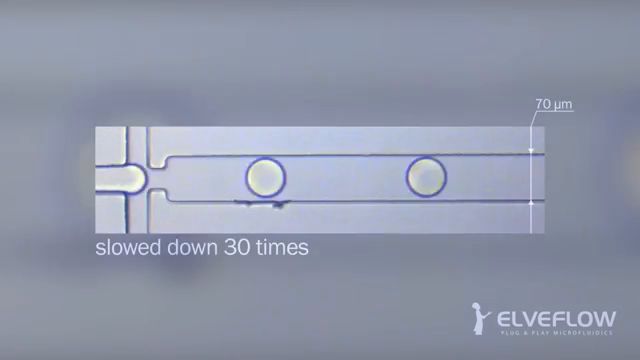
#> input picture frame 49 of example.mp4, 640 x 360 px
$ python dropletDetection.py   (older library calls are emulated)
#> lines starting #> are read from the running program, lines starting #| are printed output that depends on the picture; after the words box and inside, x2 and y2 are one past the last pixel; in counts of white or black regions, pixels touching at a corner belong together
from time import sleep
import cv2
import numpy as np

def find_if_close(cnt1,cnt2):
    row1,row2 = cnt1.shape[0],cnt2.shape[0]
    for i in range(row1):
        for j in range(row2):
            dist = np.linalg.norm(cnt1[i]-cnt2[j])
            if abs(dist) < 50 :
                return True
            elif i==row1-1 and j==row2-1:
                return False

VideoPath = 'example.mp4'
#Path to video, grabbed by CV
VideoGrab = cv2.VideoCapture(VideoPath)

#Debugger, waiting for vid
while not VideoGrab.isOpened():
    VideoGrab = cv2.VideoCapture(VideoPath)
    cv2.waitKey(1000) #waitKey waits for a pressed key; the delay is 1s.
    print("Wait for the file to be available :)") #To indicate path is incorrect, or something wrong with video.

#Define the Frames of the VideoGrab
PosFrame = VideoGrab.get(cv2.CAP_PROP_POS_FRAMES)

firstFrame = None
#===========================================================================================
# DETECTION
#===========================================================================================
count = 0
frameCount = 0
prevFirstX = 500
while True:
    flag, Frame = VideoGrab.read() #Reading the Frames
#> Frame is the input picture: shape (360, 640, 3); mean B, G, R 170.9, 151.7, 144.7

    if flag:
        x1 = 200
        y1 = 140
        x2 = 400
        y2 = 215
        gray = cv2.cvtColor(Frame, cv2.COLOR_BGR2GRAY)
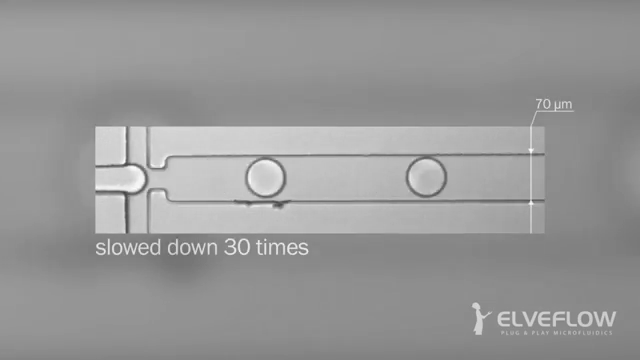
#> gray: shape (360, 640); min 65, max 255, mean 151.7
        gray = cv2.GaussianBlur(gray, (51, 51), 0)
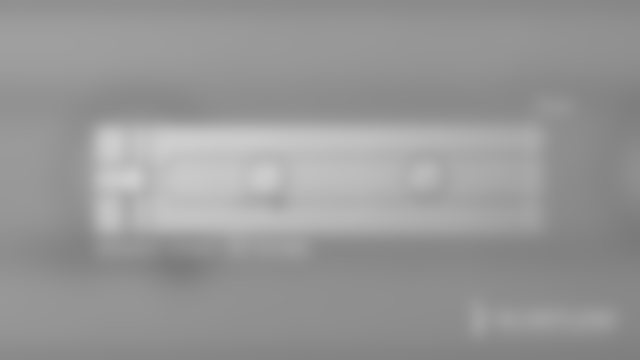
#> gray: shape (360, 640); min 123, max 207, mean 151.7
        gray = cv2.Canny(Frame,255,255)
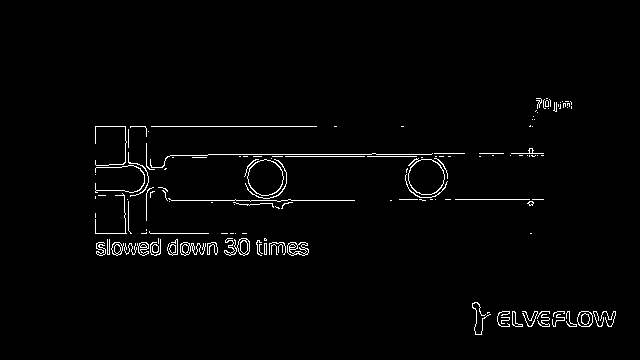
#> gray: shape (360, 640); 1.9% white in thin lines or dots, all inside (x1, y1, x2, y2) = (95, 98, 616, 335)
        cv2.rectangle(Frame, (x1, y1), (x2, y2), (0,255,255), 2)
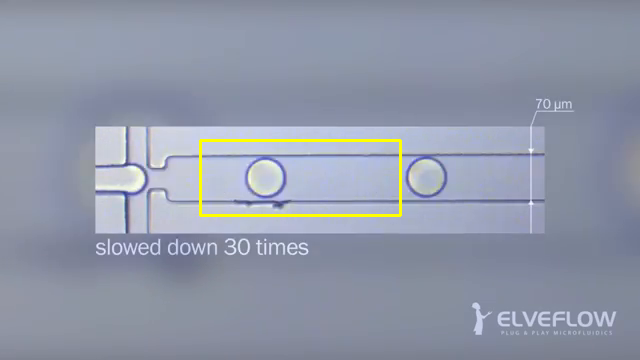
#> Frame: shape (360, 640, 3); 0.71% of pixels changed, all inside (x1, y1, x2, y2) = (199, 139, 402, 217)

        # compute the absolute difference between the current frame and
        # first frame
        if firstFrame is None:
            firstFrame = gray
            continue
        #frameDelta = cv2.absdiff(firstFrame, gray)
        thresh = cv2.threshold(gray, 20, 255, cv2.THRESH_BINARY)[1]

        # dilate the thresholded image to fill in holes, then find contours
        # on thresholded image
        #thresh = cv2.dilate(thresh, None, iterations=2)
        _, cnts, _ = cv2.findContours(thresh.copy(), cv2.RETR_EXTERNAL,
            cv2.CHAIN_APPROX_SIMPLE)

        # loop over the contours
        found = False
        firstX = 500
        for c in cnts:
            # if the contour is too small, ignore it
            area = cv2.contourArea(c)
            if area < 35:
                continue

            # compute the bounding box for the contour, draw it on the frame,
            # and update the text
            (x, y, w, h) = cv2.boundingRect(c)
            if w > 50:
                continue
            if ((x >= x1 and y>=y1 and (x + w) <= x2 and (y + h) <= y2) or
                (((x + w) >= x1 and (x < x1) and y>=y1 and (y + h) <= y2) or ((x + w) > x2) and (x <= x2)) and y>=y1 and (y + h) <= y2 ):
                if (x < firstX) :
                    firstX = x
                    found = True
                cv2.rectangle(Frame, (x, y), (x + w, y + h), (0, 255, 0), 2)

        if found and firstX < prevFirstX:
            count += 1
            print("Element detected: {}".format(count))

        if found:
            prevFirstX = firstX
        frameCount += 1

        #Frame = Frame[y1:y2, x1:x2]
        cv2.imshow('Video', Frame) #Shows the video
        PosFrame = VideoGrab.get(cv2.CAP_PROP_POS_FRAMES)
    else:
        VideoGrab.set(cv2.CAP_PROP_POS_FRAMES, PosFrame-1)
        print("Frame is not ready")
        cv2.waitKey(1000) #Otherwise it does not run the video and counts back one.

#Break options: waitKey intrinsically requires an escape option by the user (hence decimal 27 = escape)
    if cv2.waitKey(10) == 27:
        break

#Here we break when the number of frames = number of frames in the video, i.e. stops when the video does
    if VideoGrab.get(cv2.CAP_PROP_POS_FRAMES) == VideoGrab.get(cv2.CAP_PROP_FRAME_COUNT):
        break

    firstFrame = gray
    #sleep(.1)
#File I/O
VideoGrab.release()
cv2.destroyAllWindows()

$ run again, starting later in the video
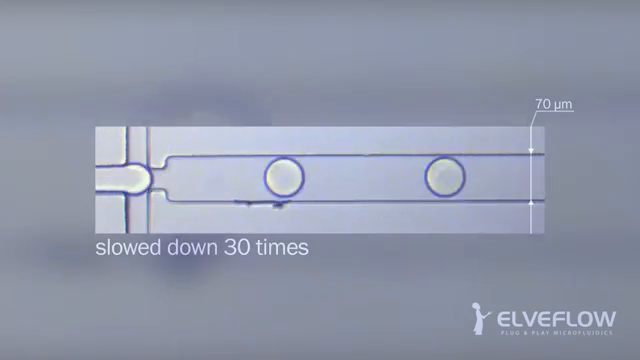
#> input picture frame 224 of example.mp4, 640 x 360 px
#> Frame is the input picture: shape (360, 640, 3); mean B, G, R 171.3, 152.1, 145.1
#> `gray = cv2.Canny(Frame,255,255)`:
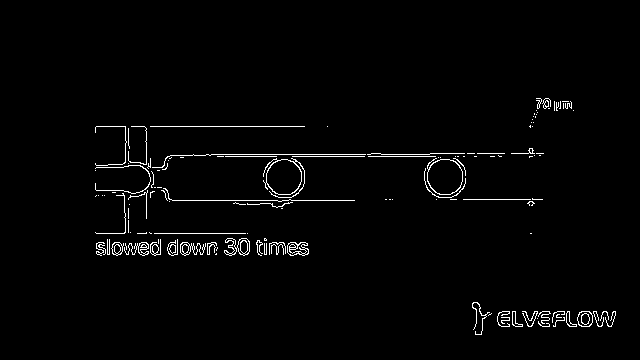
#> gray: shape (360, 640); 1.9% white in thin lines or dots, all inside (x1, y1, x2, y2) = (95, 98, 616, 335)
#> `cv2.rectangle(Frame, (x1, y1), (x2, y2), (0,255,255), 2)`:
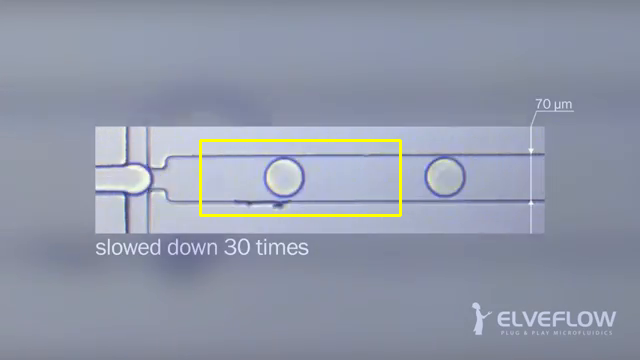
#> Frame: shape (360, 640, 3); 0.71% of pixels changed, all inside (x1, y1, x2, y2) = (199, 139, 402, 217)

$ run again, starting later in the video
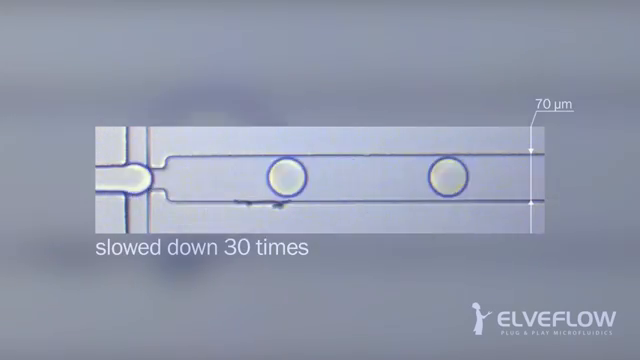
#> input picture frame 399 of example.mp4, 640 x 360 px
#> Frame is the input picture: shape (360, 640, 3); mean B, G, R 171.3, 152.2, 145
#> `gray = cv2.Canny(Frame,255,255)`:
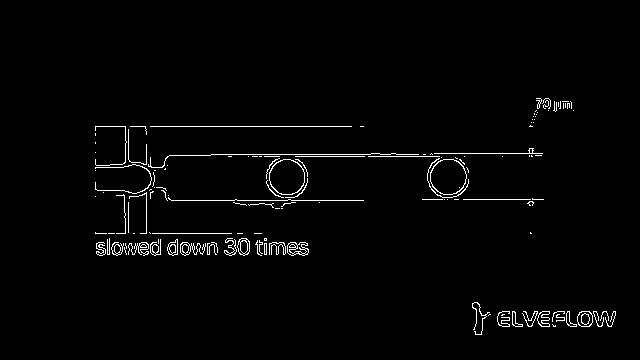
#> gray: shape (360, 640); 1.9% white in thin lines or dots, all inside (x1, y1, x2, y2) = (95, 98, 616, 335)
#> `cv2.rectangle(Frame, (x1, y1), (x2, y2), (0,255,255), 2)`:
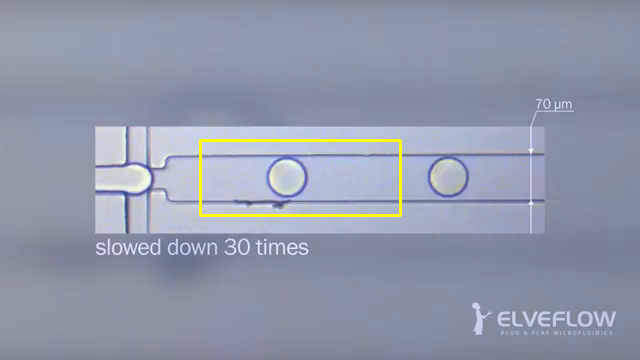
#> Frame: shape (360, 640, 3); 0.71% of pixels changed, all inside (x1, y1, x2, y2) = (199, 139, 402, 217)
